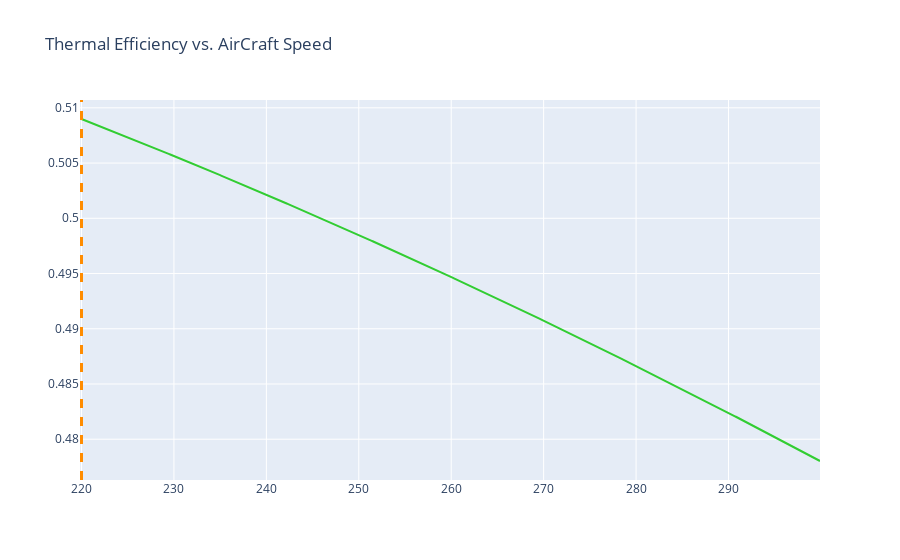

The code cell stored with this chart in its notebook:
### Code cell
def get_efficiency_vary_V1(V1):
    turbo = turbojet_engine()
    turbo.V1 = V1
    turbo.cycle_analysis()
    turbo.perform_analysis()
    return turbo.eta_th

#Calculate Efficiency varying Max Temp
V1_arr = np.arange(start = 220, stop = 300, step = 0.1)
eta_th_arr = np.array([])
for i in range(len(V1_arr)):
    eta_th_arr = np.append(eta_th_arr, get_efficiency_vary_V1(V1_arr[i]))
    
#Graph it
fig = go.Figure()
fig.add_trace(go.Scatter(
    x=V1_arr,
    y=eta_th_arr,
    marker_color='limegreen',
    name='Efficiency (%)'
))

fig.add_vline(x=V1_arr[np.argmax(eta_th_arr)], line_width=3, line_dash="dash", line_color="DarkOrange")

fig.update_layout(
    title_text = 'Thermal Efficiency vs. AirCraft Speed'
)

fig.show()

### Figure 1 — Plotly figure (JSON) as saved in the notebook; plotly's stock layout.template omitted (floating-point values rounded to 4 significant figures; data arrays with more than 128 entries replaced by an {"elided": "..."} marker saying what was removed)
{"data": [{"marker": {"color": "limegreen"}, "name": "Efficiency (%)", "type": "scatter", "x": {"elided": "800 float values"}, "y": {"elided": "800 float values"}}], "layout": {"shapes": [{"line": {"color": "DarkOrange", "dash": "dash", "width": 3}, "type": "line", "x0": 220, "x1": 220, "xref": "x", "y0": 0, "y1": 1, "yref": "y domain"}], "title": {"text": "Thermal Efficiency vs. AirCraft Speed"}}}
